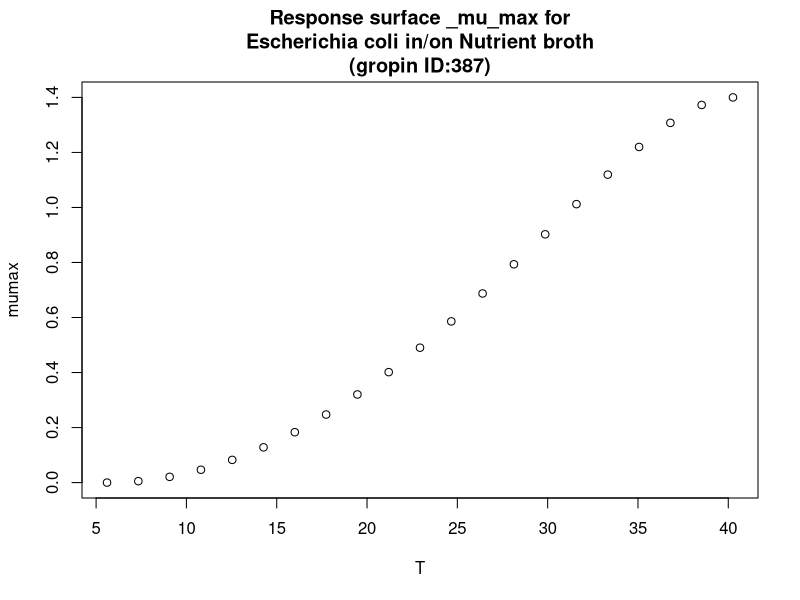

Reproduce this figure in R.
#############################
# start of Parameter script
#############################
T <- seq(5.6056,40.2597402597403,length.out=21)
#############################
# end of Parameter script
#############################
############################# 
# start of Model script Gropin ID 387 
#############################
 
# constant coefficients for this model
 
variables <- data.frame(T)
argumentsPar <- unique.data.frame(expand.grid(variables))
 
# heart of the model
response_surface <- function(T) {
   mumax <-(1.4*(T-47.3)*((T-5.6)^2))/((40.3-5.6)*((40.3-5.6)*(T-40.3)-(40.3-47.3)*(40.3+5.6-2*T)))

	return(mumax=mumax)
} 

# output parameters
responseSurface <- cbind(argumentsPar,response_surface(argumentsPar['T']))
colnames(responseSurface) <- c(colnames(argumentsPar),'mumax')
#############################
# End of Model script
#############################
############################# 
# start of Visualisation script Gropin ID 387 
#############################
titleText <-'Response surface _mu_max for
Escherichia coli in/on Nutrient broth
(gropin ID:387)'
plot(T,responseSurface$'mumax',xlab='T',
                          ylab='mumax',main=titleText)
#############################
# End of Visualisation script
#############################
